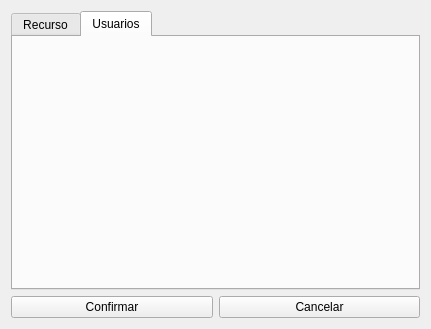
<?xml version="1.0" encoding="UTF-8"?>
<ui version="4.0">
 <class>Form</class>
 <widget class="QWidget" name="Form">
  <property name="geometry">
   <rect>
    <x>0</x>
    <y>0</y>
    <width>431</width>
    <height>329</height>
   </rect>
  </property>
  <property name="windowTitle">
   <string>Añadir</string>
  </property>
  <layout class="QVBoxLayout" name="verticalLayout">
   <item>
    <widget class="QTabWidget" name="tabWidget">
     <property name="currentIndex">
      <number>1</number>
     </property>
     <widget class="QWidget" name="tabShare">
      <attribute name="title">
       <string>Recurso</string>
      </attribute>
      <layout class="QVBoxLayout" name="verticalLayout_2">
       <item>
        <layout class="QFormLayout" name="formLayout_2">
         <item row="3" column="0">
          <widget class="QLabel" name="label">
           <property name="text">
            <string>Directorio</string>
           </property>
          </widget>
         </item>
         <item row="3" column="1">
          <layout class="QHBoxLayout" name="horizontalLayout">
           <item>
            <widget class="QLineEdit" name="EdtPath"/>
           </item>
           <item>
            <widget class="QPushButton" name="BtnExplorar">
             <property name="text">
              <string>Explorar</string>
             </property>
            </widget>
           </item>
          </layout>
         </item>
         <item row="4" column="1">
          <widget class="QLineEdit" name="EdtName"/>
         </item>
         <item row="5" column="0">
          <widget class="QCheckBox" name="chkWrite">
           <property name="text">
            <string>Escritura</string>
           </property>
          </widget>
         </item>
         <item row="6" column="0">
          <widget class="QCheckBox" name="chkBrowseable">
           <property name="text">
            <string>Visible</string>
           </property>
          </widget>
         </item>
         <item row="4" column="0">
          <widget class="QLabel" name="label_2">
           <property name="text">
            <string>Nombre de recurso</string>
           </property>
          </widget>
         </item>
        </layout>
       </item>
      </layout>
     </widget>
     <widget class="QWidget" name="tabUsers">
      <attribute name="title">
       <string>Usuarios</string>
      </attribute>
     </widget>
    </widget>
   </item>
   <item>
    <layout class="QHBoxLayout" name="horizontalLayout_2">
     <item>
      <widget class="QPushButton" name="BtnConfirmar">
       <property name="text">
        <string>Confirmar</string>
       </property>
      </widget>
     </item>
     <item>
      <widget class="QPushButton" name="BtnCancelar">
       <property name="text">
        <string>Cancelar</string>
       </property>
      </widget>
     </item>
    </layout>
   </item>
  </layout>
 </widget>
 <resources/>
 <connections/>
 <slots>
  <slot>BrowseBtnFun()</slot>
 </slots>
</ui>
